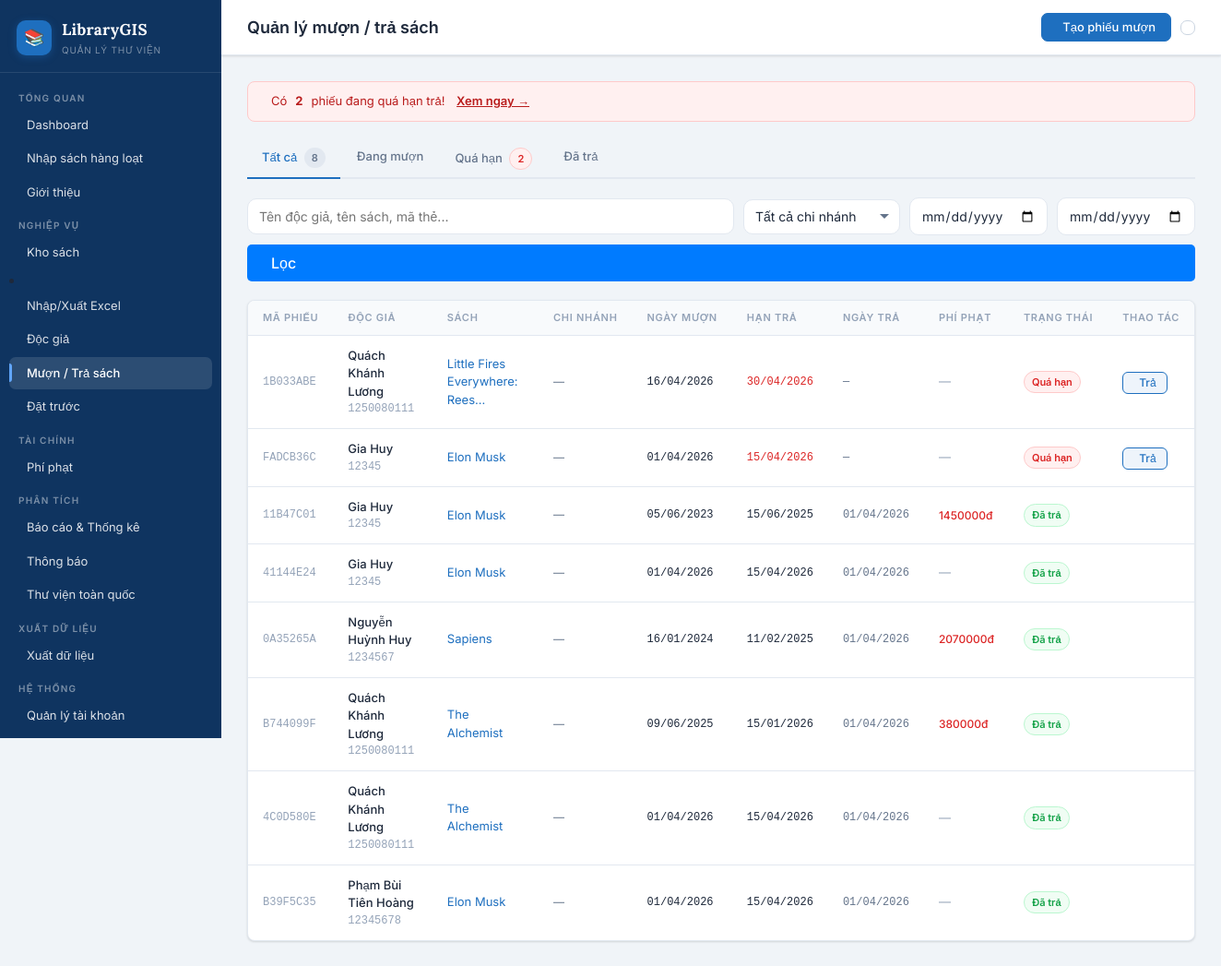
The page /borrows/ (signed in) on the database its author committed.
### library_app/models.py (models this page shows, shortened)
class BorrowRecord(models.Model):
    STATUS_CHOICES = [
        ('borrowed', 'Dang muon'),
        ('returned', 'Da tra'),
        ('overdue', 'Qua han'),
        ('lost', 'Mat sach'),
    ]
    borrow_code = models.UUIDField(default=uuid.uuid4, editable=False, unique=True)
    reader = models.ForeignKey(Reader, on_delete=models.CASCADE, related_name='borrow_records')
    book = models.ForeignKey(Book, on_delete=models.CASCADE, related_name='borrow_records')
    borrow_date = models.DateField(default=timezone.now, verbose_name="Ngay muon")
    due_date = models.DateField(verbose_name="Han tra")
    return_date = models.DateField(null=True, blank=True, verbose_name="Ngay tra")
    status = models.CharField(max_length=20, choices=STATUS_CHOICES, default='borrowed')
    librarian = models.ForeignKey(User, on_delete=models.SET_NULL, null=True, blank=True, related_name='processed_borrows')
    fine_amount = models.DecimalField(max_digits=10, decimal_places=0, default=0)
    notes = models.TextField(blank=True)
    created_at = models.DateTimeField(auto_now_add=True)
    class Meta:
        verbose_name = "Phieu muon"
        verbose_name_plural = "Phieu muon/tra"
        ordering = ['-created_at']

class Reader(models.Model):
    GENDER_CHOICES = [('M', 'Nam'), ('F', 'Nữ'), ('O', 'Khác')]
    STATUS_CHOICES = [('active', 'Hoạt động'), ('suspended', 'Tạm Khóa'), ('expired', 'Hết hạn')]
    user = models.OneToOneField(User, on_delete=models.SET_NULL, null=True, blank=True, related_name='reader_profile')
    card_number = models.CharField(max_length=20, unique=True, verbose_name="Ma the")
    full_name = models.CharField(max_length=200, verbose_name="Ho ten")
    gender = models.CharField(max_length=1, choices=GENDER_CHOICES, default='M')
    date_of_birth = models.DateField(verbose_name="Ngay sinh")
    phone = models.CharField(max_length=15, verbose_name="So dien thoai")
    email = models.EmailField(verbose_name="Email")
    address = models.TextField(verbose_name="Dia chi")
    card_issue_date = models.DateField(default=timezone.now)
    card_expiry_date = models.DateField()
    status = models.CharField(max_length=20, choices=STATUS_CHOICES, default='active')
    photo = models.ImageField(upload_to='readers/', blank=True, null=True)
    home_latitude = models.FloatField(null=True, blank=True, verbose_name="Vĩ độ nhà")
    home_longitude = models.FloatField(null=True, blank=True, verbose_name="Kinh độ nhà")
    created_at = models.DateTimeField(auto_now_add=True)
    class Meta:
        verbose_name = "Doc gia"
        verbose_name_plural = "Doc gia"

class Book(models.Model):
    isbn = models.CharField(max_length=13, unique=True, verbose_name="ISBN")
    title = models.CharField(max_length=300, verbose_name="Tên sách")
    author = models.CharField(max_length=200, verbose_name="Tác giả")
    publisher = models.CharField(max_length=200, verbose_name="NXB")
    publish_year = models.IntegerField(verbose_name="Năm xuất bản")
    category = models.ForeignKey(Category, on_delete=models.SET_NULL, null=True, related_name='books')
    description = models.TextField(blank=True, verbose_name="Mô tả")
    cover_image = models.ImageField(upload_to='covers/', blank=True, null=True)
    total_copies = models.PositiveIntegerField(default=1, verbose_name="Tổng số bản")
    available_copies = models.PositiveIntegerField(default=1, verbose_name="Sách có sẵn")
    language = models.CharField(max_length=50, default="Tiếng Việt")
    pages = models.PositiveIntegerField(null=True, blank=True)
    created_at = models.DateTimeField(auto_now_add=True)
    preview_page_1 = models.ImageField(upload_to='book_previews/', blank=True, null=True, verbose_name="Trang xem trước 1")
    preview_page_2 = models.ImageField(upload_to='book_previews/', blank=True, null=True, verbose_name="Trang xem trước 2")
    preview_page_3 = models.ImageField(upload_to='book_previews/', blank=True, null=True, verbose_name="Trang xem trước 3")
    preview_page_4 = models.ImageField(upload_to='book_previews/', blank=True, null=True, verbose_name="Trang xem trước 4")
    class Meta:
        verbose_name = "Sách"
        verbose_name_plural = "Kho sách"

### library_app/views.py (the view)
# urls.py: path('borrows/', views.borrow_list, name='borrow_list'),
@admin_required
def borrow_list(request):
    qs = BorrowRecord.objects.select_related("reader", "book")
    status = request.GET.get("status", "")
    search = request.GET.get("search", "").strip()
    date_from = request.GET.get("date_from", "")
    date_to = request.GET.get("date_to", "")
    if status:
        qs = qs.filter(status=status)
    if search:
        qs = qs.filter(
            Q(reader__full_name__icontains=search) |
            Q(book__title__icontains=search) |
            Q(reader__card_number__icontains=search)
        )
    if date_from:
        qs = qs.filter(borrow_date__gte=date_from)
    if date_to:
        qs = qs.filter(borrow_date__lte=date_to)
    page = Paginator(qs.order_by("-created_at"), 25).get_page(request.GET.get("page", 1))
    return render(
        request,
        "library_app/borrow_list.html",
        {
            "borrows": page,
            "overdue_count": BorrowRecord.objects.filter(status="overdue").count(),
            "status_filter": status,
            "search": search,
            "total_count": qs.count(),
            "branches": LibraryBranch.objects.filter(is_active=True),
        },
    )

### library_app/templates/library_app/borrow_list.html (shortened to what this page needs)
{% extends 'library_app/base.html' %}
{% block n_borrow %}active{% endblock %}
{% block page_title %}Quản lý mượn / trả sách{% endblock %}
{% block topbar_actions %}
<a href="{% url 'borrow_create' %}" class="btn btn-primary"> Tạo phiếu mượn</a>
{% endblock %}
{% block content %}
{% if overdue_count > 0 %}
<div class="alert alert-error mb-20">
  Có <strong>{{ overdue_count }}</strong> phiếu đang quá hạn trả!&nbsp;
  <a href="?status=overdue" style="color:inherit;font-weight:600;text-decoration:underline">Xem ngay →</a>
</div>
{% endif %}
<div class="tabs">
  <a href="{% url 'borrow_list' %}" class="tab {% if not status_filter %}active{% endif %}">Tất cả <span class="badge badge-muted" style="margin-left:4px">{{ total_count }}</span></a>
  <a href="?status=borrowed" class="tab {% if status_filter == 'borrowed' %}active{% endif %}">Đang mượn</a>
  <a href="?status=overdue" class="tab {% if status_filter == 'overdue' %}active{% endif %}">Quá hạn {% if overdue_count > 0 %}<span class="badge badge-danger" style="margin-left:4px">{{ overdue_count }}</span>{% endif %}</a>
  <a href="?status=returned" class="tab {% if status_filter == 'returned' %}active{% endif %}">Đã trả</a>
</div>
<form method="get" class="search-bar">
  <div class="search-wrap">
    <input type="text" name="search" value="{{ search }}" placeholder="Tên độc giả, tên sách, mã thẻ..." class="form-control">
  </div>
  <select name="branch" class="form-control" style="max-width:170px">
    <option value="">Tất cả chi nhánh</option>
  </select>
  <input type="date" name="date_from" value="{{ request.GET.date_from }}" class="form-control" style="max-width:150px" title="Từ ngày">
  <input type="date" name="date_to" value="{{ request.GET.date_to }}" class="form-control" style="max-width:150px" title="Đến ngày">
  <button type="submit" class="btn btn-primary"> Lọc</button>
</form>
<div class="card">
  <table>
    <thead>
      <tr><th>Mã phiếu</th><th>Độc giả</th><th>Sách</th><th>Chi nhánh</th><th>Ngày mượn</th><th>Hạn trả</th><th>Ngày trả</th><th>Phí phạt</th><th>Trạng thái</th><th>Thao tác</th></tr>
    </thead>
    <tbody>
      {% for borrow in borrows %}
      <tr>
        <td class="mono text-dim text-xs">{{ borrow.borrow_code|stringformat:'s'|slice:':8'|upper }}</td>
        <td>
          <a href="{% url 'reader_detail' borrow.reader.pk %}" style="color:var(--text);text-decoration:none;font-weight:500">{{ borrow.reader.full_name }}</a>
          <div class="mono text-dim text-xs">{{ borrow.reader.card_number }}</div>
        </td>
        <td><a href="{% url 'book_detail' borrow.book.pk %}" class="text-primary" style="text-decoration:none">{{ borrow.book.title|truncatechars:30 }}</a></td>
        <td class="text-muted text-sm">—</td>
        <td class="mono text-sm">{{ borrow.borrow_date|date:"d/m/Y" }}</td>
        <td class="mono text-sm {% if borrow.status == 'overdue' %}text-danger fw-500{% endif %}">{{ borrow.due_date|date:"d/m/Y" }}</td>
        <td class="mono text-muted text-sm">{{ borrow.return_date|date:"d/m/Y"|default:"—" }}</td>
        <td>{% if borrow.fine_amount > 0 %}<span class="text-danger fw-500 text-sm">{{ borrow.fine_amount|floatformat:0 }}đ</span>{% else %}<span class="text-dim">—</span>{% endif %}</td>
        <td>
          {% if borrow.status == 'borrowed' %}<span class="badge badge-info">Đang mượn</span>
          {% elif borrow.status == 'returned' %}<span class="badge badge-success">Đã trả</span>
          {% elif borrow.status == 'overdue' %}<span class="badge badge-danger">Quá hạn</span>
          {% else %}<span class="badge badge-muted">{{ borrow.status }}</span>{% endif %}
        </td>
        <td>
          {% if borrow.status == 'borrowed' or borrow.status == 'overdue' %}
          <a href="{% url 'return_book' borrow.pk %}" class="btn btn-sm btn-secondary"> Trả</a>
          {% endif %}
        </td>
      </tr>
      {% empty %}
      <tr><td colspan="10"><div class="empty-state"><span class="empty-state-icon">📋</span><div class="empty-state-title">Không có phiếu mượn nào</div></div></td></tr>
      {% endfor %}
    </tbody>
  </table>
</div>
{% endblock %}

### rows shown on the page
BorrowRecord: borrow_code "1B033ABE", reader.full_name "Quách Khánh Lương", reader.card_number "1250080111", book "Little Fires Everywhere: Rees…", borrow_date "16/04/2026", due_date "30/04/2026", return_date "—", status "Quá hạn"
BorrowRecord: borrow_code "FADCB36C", reader.full_name "Gia Huy", reader.card_number "12345", book "Elon Musk", borrow_date "01/04/2026", due_date "15/04/2026", return_date "—", status "Quá hạn"
BorrowRecord: borrow_code "11B47C01", reader.full_name "Gia Huy", reader.card_number "12345", book "Elon Musk", borrow_date "05/06/2023", due_date "15/06/2025", return_date "01/04/2026", fine_amount "1450000", status "Đã trả"
BorrowRecord: borrow_code "41144E24", reader.full_name "Gia Huy", reader.card_number "12345", book "Elon Musk", borrow_date "01/04/2026", due_date "15/04/2026", return_date "01/04/2026", status "Đã trả"
BorrowRecord: borrow_code "0A35265A", reader.full_name "Nguyễn Huỳnh Huy", reader.card_number "1234567", book "Sapiens", borrow_date "16/01/2024", due_date "11/02/2025", return_date "01/04/2026", fine_amount "2070000", status "Đã trả"
BorrowRecord: borrow_code "B744099F", reader.full_name "Quách Khánh Lương", reader.card_number "1250080111", book "The Alchemist", borrow_date "09/06/2025", due_date "15/01/2026", return_date "01/04/2026", fine_amount "380000", status "Đã trả"
BorrowRecord: borrow_code "4C0D580E", reader.full_name "Quách Khánh Lương", reader.card_number "1250080111", book "The Alchemist", borrow_date "01/04/2026", due_date "15/04/2026", return_date "01/04/2026", status "Đã trả"
BorrowRecord: borrow_code "B39F5C35", reader.full_name "Phạm Bùi Tiên Hoàng", reader.card_number "12345678", book "Elon Musk", borrow_date "01/04/2026", due_date "15/04/2026", return_date "01/04/2026", status "Đã trả"

### other values the page prints
{{ overdue_count }} "2"
{{ total_count }} "8"
